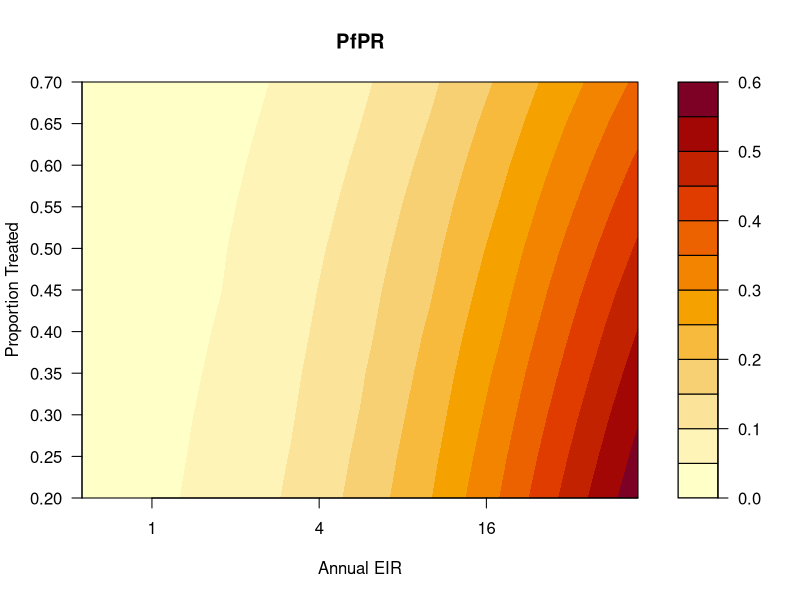
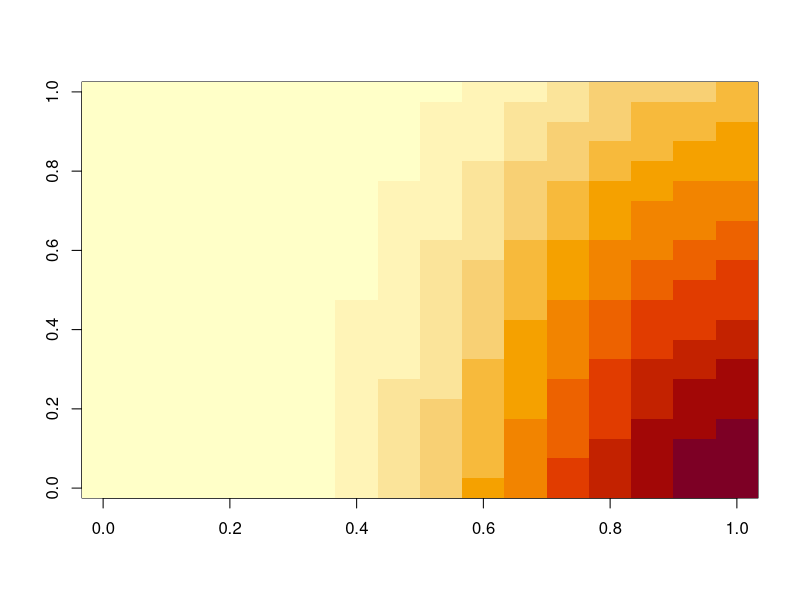

Source code (R) for these figures, in order:
pr2eir = read.csv("PfEIR_to_PfPR (JUN_30).csv")
eir = pr2eir[,1]
pr2eir = as.matrix(pr2eir[,-1])
treat = seq(0,1,by =0.05)

filled.contour(log(eir[4:12]), treat[5:15],  pr2eir[4:12,5:15], plot.axes = {axis(1, log(c(1,4,16,64)), c(1,4,16,64) ) 
  axis(2,treat[5:15])}, main = "PfPR", xlab = "Annual EIR", ylab = "Proportion Treated")

image(pr2eir)
